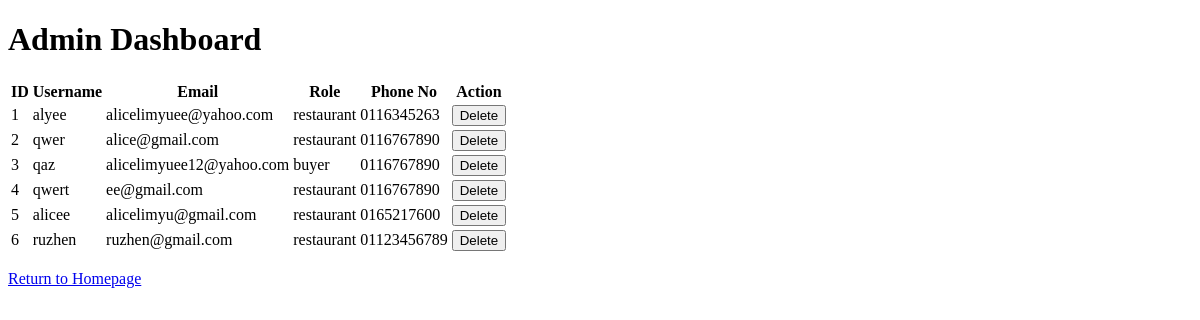
/admin, run on an earlier commit of the app's database.
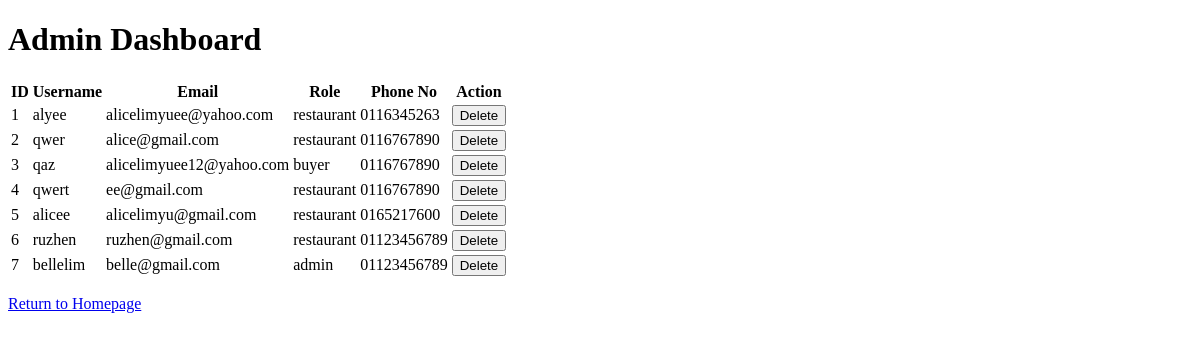
And on a later commit of the database.
### tables this page shows
CREATE TABLE users (
            id INTEGER PRIMARY KEY AUTOINCREMENT,
            name TEXT NOT NULL,
            email TEXT NOT NULL UNIQUE,
            username TEXT NOT NULL UNIQUE,
            password TEXT NOT NULL,
            role TEXT NOT NULL,
            phone_no TEXT NOT NULL
        );

### app.py (the view)
@app.route("/admin")
def admin():
    conn = get_db_connection()
    cursor = conn.cursor()
    cursor.execute("SELECT * FROM users")
    users = cursor.fetchall()
    conn.close()
    return render_template("admin.html", users=users)

### app.py (called while the page is built)
def get_db_connection():
    con = sqlite3.connect("database.db")
    con.row_factory = sqlite3.Row
    return con

### templates/admin.html (shortened to what this page needs)
<!DOCTYPE html>
<html lang="en">
<head>
</head>
<body>
    <h1>Admin Dashboard</h1>
    <table>
        <thead>
            <tr>
                <th>ID</th>
                <th>Username</th>
                <th>Email</th>
                <th>Role</th>
                <th>Phone No</th>
                <th>Action</th>
            </tr>
        </thead>
        <tbody>
            {% for user in users %}
            <tr>
                <td>{{ user.id }}</td>
                <td>{{ user.username }}</td>
                <td>{{ user.email }}</td>
                <td>{{ user.role }}</td>
                <td>{{ user.phone_no }}</td>
                <td>
                    <form method="POST" action="{{ url_for('delete_user', username=user.username) }}">
                        <button type="submit" class="button">Delete</button>
                    </form>
                </td>
            </tr>
            {% endfor %}
        </tbody>
    </table>
    <p><a href="{{ url_for('index') }}" class="button">Return to Homepage</a></p>
</body>
</html>

What changed in the data, as far as the page shows it:
added users: id "7", username "bellelim", email "belle@gmail.com", role "admin", phone_no "01123456789"
